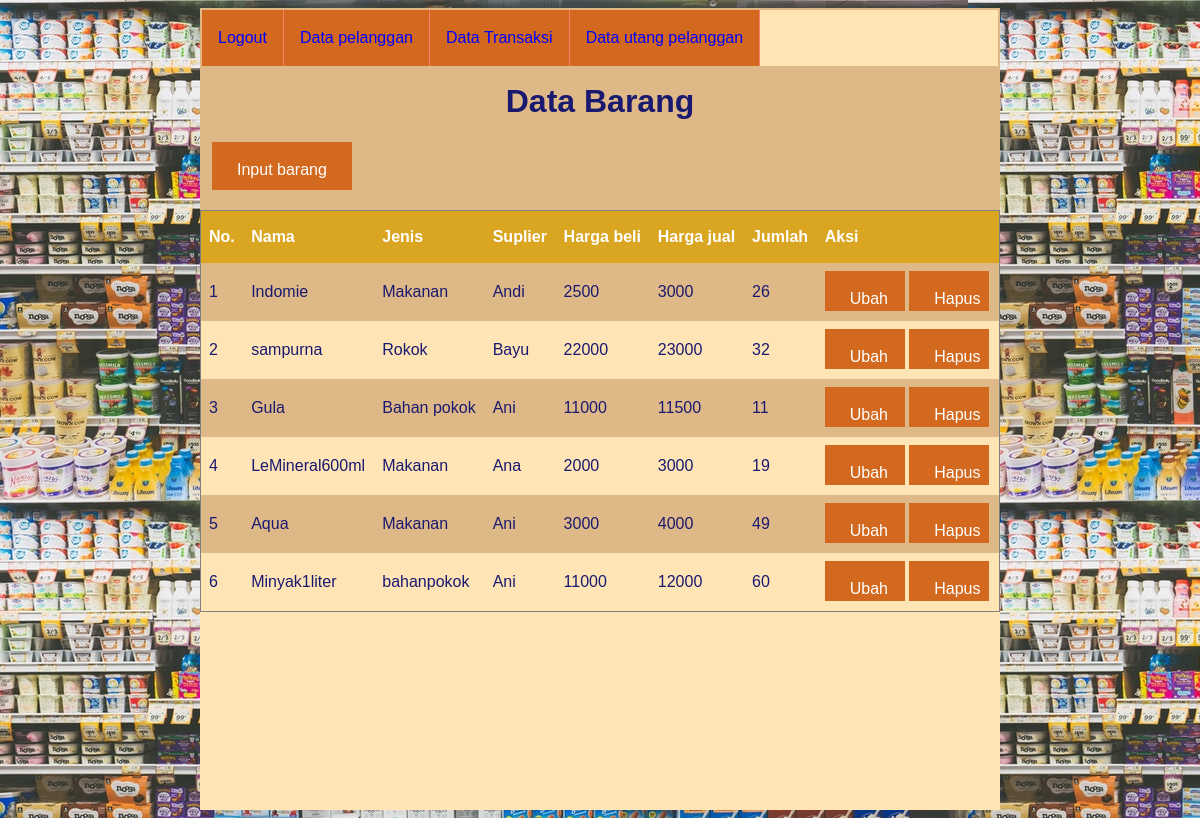
The app's page /admin/index.php with its own data.
### tables this page shows
CREATE TABLE `barang` (
  `id` int(11) NOT NULL,
  `nama` varchar(100) NOT NULL,
  `jenis` varchar(100) NOT NULL,
  `supply` varchar(100) NOT NULL,
  `harga_beli` int(100) NOT NULL,
  `harga_jual` int(100) NOT NULL,
  `jumlah` int(20) NOT NULL
);

### admin/functions.php (called while the page is built, shortened)
<?php
$conn = mysqli_connect("localhost","root","","warung_kelontong") ;
function query($query) {
	global $conn;
	$result = mysqli_query($conn,$query);
	$rows = [];
	while($row = mysqli_fetch_assoc($result)){
		$rows[] = $row;
}
return $rows;
}
?>

### admin/index.php (the view, shortened to what this page needs)
<?php
require 'functions.php';
$barang = query("SELECT * FROM barang");
?>
<!DOCTYPE html>
<html>
<link rel="stylesheet" href="../style.css">
<head>
</head>
<body class="body2">
<div class="container">
	<div class="header">
	<ul>
		<li>
	<a href="../logout.php">Logout</a> </li>
	<li>
	<a href="buyer/buyer.php">Data pelanggan</a>
	<li>
	<a href="datatransaksi.php">Data Transaksi</a> </li>
	<li>
	<a href="utang2.php">Data utang pelanggan</a>
    </li>
    </li>
    </ul>
    <h1 class="judul">Data Barang</h1>
</div>
<div class="navigasi">
	<a href="barang.php" >Input barang</a>
	</div>
	<div class="content">
	<table id="tabel" border="1" cellpadding="10" cellspacing="0" >
		<tr>
			<th>No.</th>
			<th>Nama</th>
			<th>Jenis</th>
			<th>Suplier</th>
			<th>Harga beli</th>
			<th>Harga jual</th>
			<th>Jumlah</th>
			<th>Aksi</th>
		</tr>
		<?php $i = 1; ?>
		<?php foreach ($barang as $row ) :
		 ?>
		<tr>
			<td><?= $i; ?></td>
			<td><?= $row["nama"]; ?></td>
			<td><?= $row["jenis"]; ?></td>
			<td><?= $row["supply"]; ?></td>
			<td><?= $row["harga_beli"]; ?></td>
			<td><?= $row["harga_jual"]; ?></td>
			<td><?= $row["jumlah"]; ?></td>
			<td class="ubah">
				<a href="ubah.php?id=<?= $row["id_barang"]; ?>">Ubah</a>
				<a href="hapus.php?id=<?= $row["id_barang"]; ?>" onclick="return confirm('Apakah anda yakin?');">Hapus</a>
			</td>
		</tr>
		<?php $i++; ?>
		<?php endforeach;  ?>
	</table>
</div>
</body>
</html>

### style.css (style rules this page uses)
body { font: 16px/28px arial,sans-serif; background-image: url(gambar/restaurant_icons.png); color: #191970; }
.container { width: 800px; margin: auto; background-color: #DEB887; }
.header { padding: 2px; padding-bottom: 5px; }
.header ul { list-style-type: none; margin: 0; padding: 0; overflow: hidden; background-color: #FFE4B5; }
.header li { float: left; border-right:1px solid salmon; background-color: chocolate; }
.header li a { display: block; color: blue ; text-align: center; padding: 14px 16px; text-decoration: none; }
.body2 { font-family: sans-serif; background-image: url(gambar/tes.jpg); }
h1 { text-align: center; }
.content { background-color: #FFE4B5; height: 600px; }
#tabel { padding-top: 20px; margin-top: 20px; font-family: "Trebuchet MS", Arial, Helvetica, sans-serif; border-collapse: collapse; width: 100%; }
#tabel td, #tabel th { border: 0px solid chocolate ; padding: 8px; }
#tabel tr:nth-child(even) { background-color: #DEB887; }
#tabel th { padding-top: 12px; padding-bottom: 12px; text-align: left; background-color: #DAA520; color: white; }
#tabel td a { background-color:chocolate ; color: white; height: 12px; width: 30px; padding: 14px 25px; text-align: center; text-decoration: none; display: inline-block; }
.navigasi a:link { background-color: chocolate; color: white; padding: 14px 25px; height: 20px; text-align: center; text-decoration: none; display: inline-block; margin-left: 12px; display: inline-block; }

### records on screen
barang: nama "Indomie", jenis "Makanan", supply "Andi", harga_beli "2500", harga_jual "3000", jumlah "26"
barang: nama "sampurna", jenis "Rokok", supply "Bayu", harga_beli "22000", harga_jual "23000", jumlah "32"
barang: nama "Gula", jenis "Bahan pokok", supply "Ani", harga_beli "11000", harga_jual "11500", jumlah "11"
barang: nama "LeMineral600ml", jenis "Makanan", supply "Ana", harga_beli "2000", harga_jual "3000", jumlah "19"
barang: nama "Aqua", jenis "Makanan", supply "Ani", harga_beli "3000", harga_jual "4000", jumlah "49"
barang: nama "Minyak1liter", jenis "bahanpokok", supply "Ani", harga_beli "11000", harga_jual "12000", jumlah "60"
